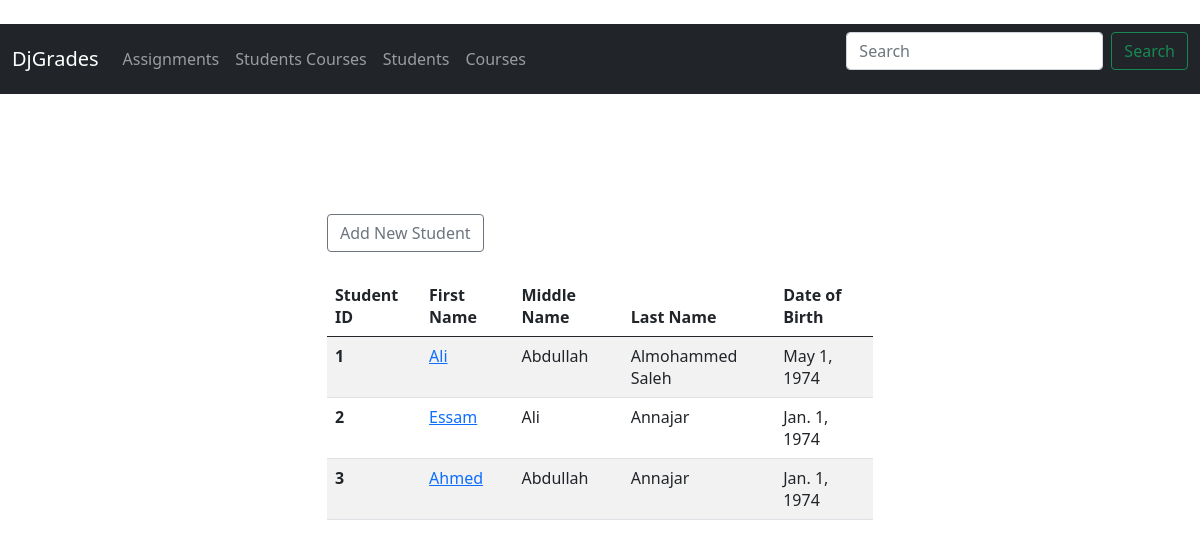
Page /all_students on the earlier database version.
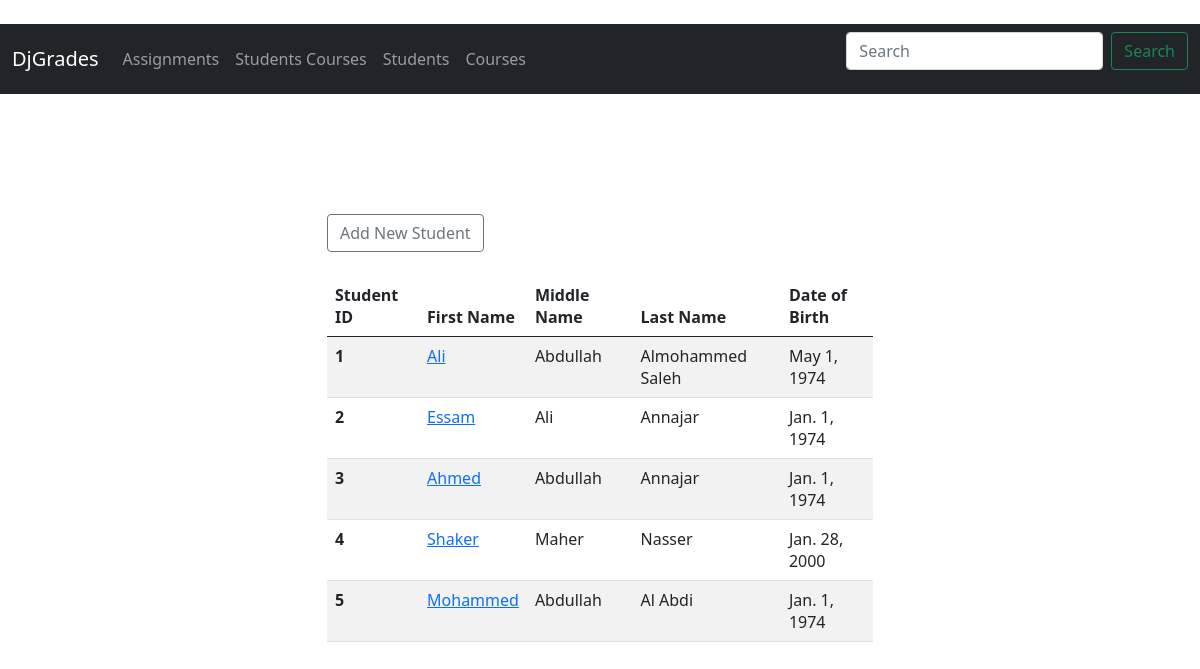
Same page on the later database version.
### grades/models.py (models this page shows, shortened)
class Student(models.Model):
	first_name = models.CharField(max_length=20)
	middle_name = models.CharField(max_length=20)
	last_name = models.CharField(max_length=20)
	dob = models.DateField()
	courses = models.ManyToManyField(Course, blank=True, null=True)

### grades/views.py (the view)
# urls.py: path('all_students', views.all_students, name='all_students'),
def all_students(request):
	students_list = Student.objects.all()
	return render(request, 'students/all_students.html', {'students_list': students_list})

### grades/templates/students/all_students.html
{% extends 'base.html' %}
{% block content %}
	<br><br><br><br>
		<div class="row justify-content-center">
    		<div class="w-50">
    			<a class="btn btn-outline-secondary" href="{% url 'add_student' %}">Add New Student</a>
    			<br><br>
				<table class="table table-striped">
				  <thead>
				    <tr>
				      <th scope="col">Student ID</th>
				      <th scope="col">First Name</th>
				      <th scope="col">Middle Name</th>
				      <th scope="col">Last Name</th>
				      <th scope="col">Date of Birth</th>
				    </tr>
				  </thead>
				  <tbody>
				  	{% for student in students_list %}
				    <tr>
				      <th scope="row">{{ student.id }}</th>
				      <td>
				      	<a href="{% url 'student_details' student.id %}">{{ student.first_name }}</a>
				      </td>
				      <td>{{ student.middle_name }}</td>
				      <td>{{ student.last_name }}</td>
				      <td>{{ student.dob }}</td>
				    </tr>
				    {% endfor %}
				  </tbody>
				</table>
			</div>
		</div>
{% endblock %}

Differences in the rows shown:
added Student: id "4", first_name "Shaker", middle_name "Maher", last_name "Nasser", dob "Jan. 28, 2000"
added Student: id "5", first_name "Mohammed", middle_name "Abdullah", last_name "Al Abdi", dob "Jan. 1, 1974"
